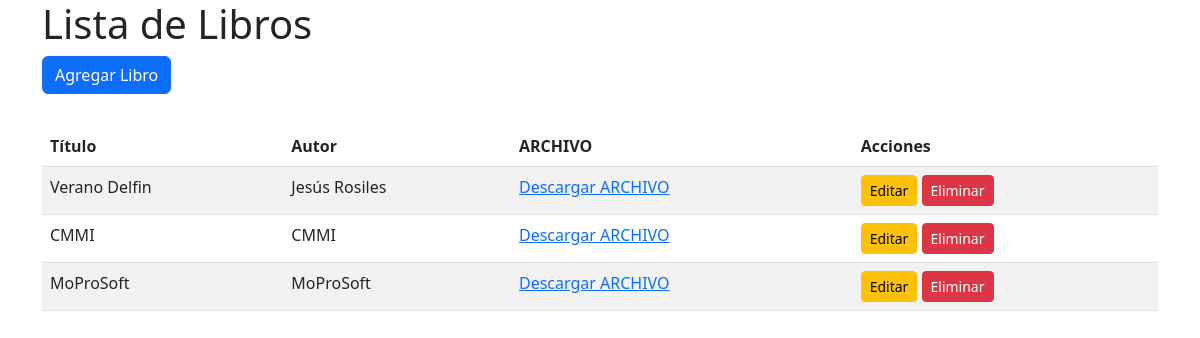
Page /libros/ on the earlier database version.
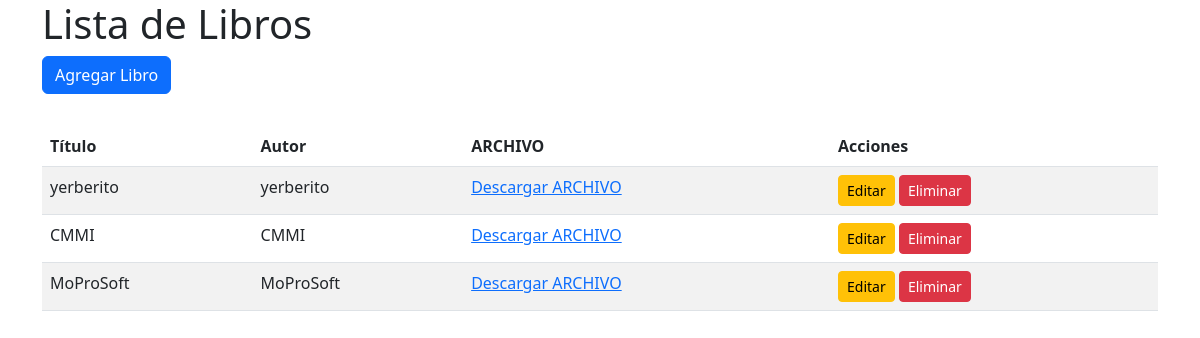
Same page on the later database version.
### libros/models.py (models this page shows, shortened)
class Libro(models.Model):
    id = models.AutoField(primary_key=True)
    titulo = models.CharField(max_length=200, verbose_name="Título")
    autor = models.CharField(max_length=100, verbose_name="Autor")
    pdf = models.FileField(
        upload_to='libros/archivos/',
        validators=[FileExtensionValidator(allowed_extensions=['pdf', 'jpg', 'jpeg', 'png', 'gif'])],
        verbose_name="Archivo (PDF o Imagen)"
    )
    fecha_creacion = models.DateTimeField(auto_now_add=True, verbose_name="Fecha de Creación")
    class Meta:
        verbose_name = "Libro"
        verbose_name_plural = "Libros"
        ordering = ['-fecha_creacion']

### libros/views.py (the view)
# urls.py: path('', ListaLibros.as_view(), name='lista_libros'),
class ListaLibros(ListView):
    model = Libro
    template_name = 'libros/lista_libros.html'
    context_object_name = 'libros'

### libros/templates/libros/lista_libros.html (shortened to what this page needs)
<!DOCTYPE html>
<html lang="es">
<head>
    <link href="https://cdn.jsdelivr.net/npm/bootstrap@5.3.0/dist/css/bootstrap.min.css" rel="stylesheet">
</head>
<body>
    <div class="container">
        <h1>Lista de Libros</h1>
        <a href="{% url 'crear_libro' %}" class="btn btn-primary mb-3">Agregar Libro</a>
        <table class="table table-striped mt-3">
            <thead>
                <tr>
                    <th>Título</th>
                    <th>Autor</th>
                    <th>ARCHIVO</th>
                    <th>Acciones</th>
                </tr>
            </thead>
            <tbody>
                {% for libro in libros %}
                <tr>
                    <td>{{ libro.titulo }}</td>
                    <td>{{ libro.autor }}</td>
                    <td><a href="{{ libro.pdf.url }}" target="_blank">Descargar ARCHIVO</a></td>
                    <td>
                        <a href="{% url 'editar_libro' libro.pk %}" class="btn btn-warning btn-sm">Editar</a>
                        <button type="button" class="btn btn-danger btn-sm" data-bs-toggle="modal" data-bs-target="#confirmarEliminarModal" onclick="setEliminarId({{libro.pk}})">
                            Eliminar
                        </button>
                    </td>
                </tr>
                {% empty %}
                <tr><td colspan="4">No hay libros registrados.</td></tr>
                {% endfor %}
            </tbody>
        </table>
    </div>
</body>
</html>

Differences in the rows shown:
removed Libro: titulo "Verano Delfin", autor "Jesús Rosiles"
added Libro: titulo "yerberito", autor "yerberito"
